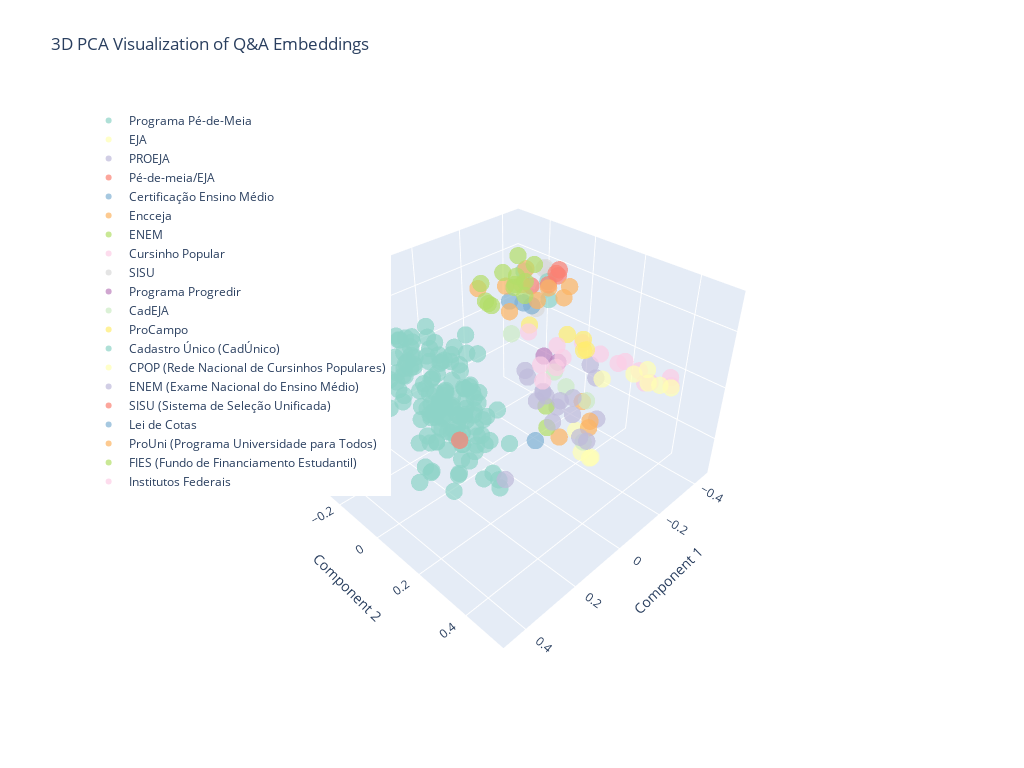

Notebook code for this chart:
### Code cell
create_3d_plot(embeddings_3d_pca, embeddings_df, "3D PCA Visualization of Q&A Embeddings")

### Figure 1 — Plotly figure (JSON) as saved in the notebook; plotly's stock layout.template omitted (floating-point values rounded to 4 significant figures; data arrays with more than 128 entries replaced by an {"elided": "..."} marker saying what was removed)
{"data": [{"hovertemplate": "%{text}<extra></extra>", "marker": {"color": "rgb(141,211,199)", "opacity": 0.7, "size": 6}, "mode": "markers", "name": "Programa Pé-de-Meia", "text": {"elided": "145 str values"}, "type": "scatter3d", "x": {"elided": "145 float values"}, "y": {"elided": "145 float values"}, "z": {"elided": "145 float values"}}, {"hovertemplate": "%{text}<extra></extra>", "marker": {"color": "rgb(255,255,179)", "opacity": 0.7, "size": 6}, "mode": "markers", "name": "EJA", "text": ["Programa: EJA<br>Tópico: Educação de Jovens e Adultos<br>Pergunta: O que é EJA?", "Programa: EJA<br>Tópico: Educação de Jovens e Adultos<br>Pergunta: Quem pode participar do EJA?", "Programa: EJA<br>Tópico: Educação de Jovens e Adultos<br>Pergunta: Como funciona o EJA?", "Programa: EJA<br>Tópico: Educação de Jovens e Adultos<br>Pergunta: Onde encontrar o EJA?"], "type": "scatter3d", "x": [-0.1243, -0.1966, -0.1165, -0.118], "y": [0.3127, 0.1925, 0.2846, 0.3226], "z": [-0.209, -0.2053, -0.1965, -0.1955]}, {"hovertemplate": "%{text}<extra></extra>", "marker": {"color": "rgb(190,186,218)", "opacity": 0.7, "size": 6}, "mode": "markers", "name": "PROEJA", "text": ["Programa: PROEJA<br>Tópico: Educação de Jovens e Adultos<br>Pergunta: Como o EJA pode me preparar para o mercado de trabalho?", "Programa: PROEJA<br>Tópico: Educação de Jovens e Adultos<br>Pergunta: Quais são as instituições que ofertam os cursos?", "Programa: PROEJA<br>Tópico: Educação de Jovens e Adultos<br>Pergunta: Como é feita a seleção para os cursos Proeja?", "Programa: PROEJA<br>Tópico: Educação de Jovens e Adultos<br>Pergunta: Eu já concluí o ensino médio, posso cursar o Proeja ?"], "type": "scatter3d", "x": [-0.2008, -0.3021, -0.3041, -0.263], "y": [0.271, 0.151, 0.1765, 0.0503], "z": [-0.1178, -0.01371, -0.05459, -0.2179]}, {"hovertemplate": "%{text}<extra></extra>", "marker": {"color": "rgb(251,128,114)", "opacity": 0.7, "size": 6}, "mode": "markers", "name": "Pé-de-meia/EJA", "text": ["Programa: Pé-de-meia/EJA<br>Tópico: Educação de Jovens e Adultos<br>Pergunta: Alunos da EJA têm direito ao recebimento do Pé de Meia?"], "type": "scatter3d", "x": [0.09115], "y": [-0.06111], "z": [-0.2272]}, {"hovertemplate": "%{text}<extra></extra>", "marker": {"color": "rgb(128,177,211)", "opacity": 0.7, "size": 6}, "mode": "markers", "name": "Certificação Ensino Médio", "text": ["Programa: Certificação Ensino Médio<br>Tópico: Educação Básica<br>Pergunta: Como ter acesso a certificação do ensino médio?"], "type": "scatter3d", "x": [-0.1168], "y": [0.08616], "z": [-0.2636]}, {"hovertemplate": "%{text}<extra></extra>", "marker": {"color": "rgb(253,180,98)", "opacity": 0.7, "size": 6}, "mode": "markers", "name": "Encceja", "text": ["Programa: Encceja<br>Tópico: Educação Básica<br>Pergunta: O que é Encceja?", "Programa: Encceja<br>Tópico: Educação Básica<br>Pergunta: Para que serve o Encceja?", "Programa: Encceja<br>Tópico: Educação Básica<br>Pergunta: Como obter o certificado de conclusão da educação básica através do Encceja?", "Programa: Encceja<br>Tópico: Educação Básica<br>Pergunta: Onde e quando acontecem as inscrições e provas?"], "type": "scatter3d", "x": [-0.09352, -0.136, -0.1622, -0.2422], "y": [0.3232, 0.2938, 0.1518, 0.1759], "z": [-0.06482, -0.07897, -0.2366, -0.1193]}, {"hovertemplate": "%{text}<extra></extra>", "marker": {"color": "rgb(179,222,105)", "opacity": 0.7, "size": 6}, "mode": "markers", "name": "ENEM", "text": ["Programa: ENEM<br>Tópico: Educação Básica<br>Pergunta: Como obter o certificado do Ensino Médio através do ENEM?", "Programa: ENEM<br>Tópico: Educação Básica<br>Pergunta: Conseguir alcançar a pontuação necessária para o certificado, como posso emiti-lo?"], "type": "scatter3d", "x": [-0.253, -0.2391], "y": [0.0154, 0.0203], "z": [-0.3218, -0.2166]}, {"hovertemplate": "%{text}<extra></extra>", "marker": {"color": "rgb(252,205,229)", "opacity": 0.7, "size": 6}, "mode": "markers", "name": "Cursinho Popular", "text": ["Programa: Cursinho Popular<br>Tópico: Educação Básica<br>Pergunta: O que é o CPOP?", "Programa: Cursinho Popular<br>Tópico: Educação Básica<br>Pergunta: O que a CPOP fornece para os alunos de cursinhos populares?", "Programa: Cursinho Popular<br>Tópico: Educação Básica<br>Pergunta: Quem pode ser estudante do CPOP?", "Programa: Cursinho Popular<br>Tópico: Educação Básica<br>Pergunta: Quanto é a bolsa para o estudante do cursinho popular selecionado?", "Programa: Cursinho Popular<br>Tópico: Preparação para acesso ao Ensino Superior<br>Pergunta: O que é um Cursinho Popular?", "Programa: Cursinho Popular<br>Tópico: Preparação para acesso ao Ensino Superior<br>Pergunta: Quem tem direito a fazer Cursinho Popular?", "Programa: Cursinho Popular<br>Tópico: Preparação para acesso ao Ensino Superior<br>Pergunta: Por que o Cursinho Popular é importante?", "Programa: Cursinho Popular<br>Tópico: Preparação para acesso ao Ensino Superior<br>Pergunta: Quando é possível se inscrever no Cursinho Popular?", "Programa: Cursinho Popular<br>Tópico: Preparação para acesso ao Ensino Superior<br>Pergunta: Como se inscrever para o Cursinho Popular?"], "type": "scatter3d", "x": [-0.1873, -0.2472, -0.2921, -0.3149, -0.2683, -0.2916, -0.2781, -0.3253, -0.2851], "y": [0.5173, 0.4, 0.2923, 0.1033, 0.4764, 0.1958, 0.3988, 0.2438, 0.3514], "z": [0.1643, 0.06019, 0.06727, 0.04374, 0.07806, 0.0517, 0.0472, 0.02281, 0.06379]}, {"hovertemplate": "%{text}<extra></extra>", "marker": {"color": "rgb(217,217,217)", "opacity": 0.7, "size": 6}, "mode": "markers", "name": "SISU", "text": ["Programa: SISU<br>Tópico: Acesso ao Ensino Superior<br>Pergunta: O que é o SISU?", "Programa: SISU<br>Tópico: Acesso ao Ensino Superior<br>Pergunta: Quem pode se inscrever no SISU?", "Programa: SISU<br>Tópico: Acesso ao Ensino Superior<br>Pergunta: Posso escolher qual semestre irei cursar?", "Programa: SISU<br>Tópico: Acesso ao Ensino Superior<br>Pergunta: O candidato que participou do Sisu em edições anteriores e foi selecionado pode concorrer nesta edição?", "Programa: SISU<br>Tópico: Acesso ao Ensino Superior<br>Pergunta: O candidato matriculado em instituição de educação superior pode concorrer no processo seletivo desta edição do Sisu?", "Programa: SISU<br>Tópico: Acesso ao Ensino Superior<br>Pergunta: É cobrada alguma taxa para a realização da inscrição?", "Programa: SISU<br>Tópico: Acesso ao Ensino Superior<br>Pergunta: Quais os documentos necessários para fazer a inscrição no Sisu?"], "type": "scatter3d", "x": [-0.2234, -0.3747, -0.3219, -0.4118, -0.4271, -0.2863, -0.3675], "y": [0.01078, -0.1018, -0.1142, -0.1398, -0.1773, -0.1043, -0.1238], "z": [0.3118, 0.1963, 0.08481, 0.1571, 0.09407, 0.1446, 0.2147]}, {"hovertemplate": "%{text}<extra></extra>", "marker": {"color": "rgb(188,128,189)", "opacity": 0.7, "size": 6}, "mode": "markers", "name": "Programa Progredir", "text": ["Programa: Programa Progredir<br>Tópico: Acesso a emprego<br>Pergunta: O que é o Programa Progredir?", "Programa: Programa Progredir<br>Tópico: Acesso a emprego<br>Pergunta: Quem pode participar do Programa Progredir?"], "type": "scatter3d", "x": [-0.003029, -0.08149], "y": [0.2683, 0.1453], "z": [0.1848, 0.1151]}, {"hovertemplate": "%{text}<extra></extra>", "marker": {"color": "rgb(204,235,197)", "opacity": 0.7, "size": 6}, "mode": "markers", "name": "CadEJA", "text": ["Programa: CadEJA<br>Tópico: Preparação para acesso ao Ensino Superior<br>Pergunta: O que é o CadEJA?", "Programa: CadEJA<br>Tópico: Preparação para acesso ao Ensino Superior<br>Pergunta: Quem tem direito a acessar o CADEJA?", "Programa: CadEJA<br>Tópico: Preparação para acesso ao Ensino Superior<br>Pergunta: Por que o CADEJA é importante?", "Programa: CadEJA<br>Tópico: Preparação para acesso ao Ensino Superior<br>Pergunta: Quando é possível se inscrever no CADEJA?", "Programa: CadEJA<br>Tópico: Preparação para acesso ao Ensino Superior<br>Pergunta: Como se inscrever no CadEJA?"], "type": "scatter3d", "x": [-0.03154, -0.03301, -0.01476, -0.1504, -0.1634], "y": [0.3546, 0.0562, 0.2925, 0.1289, 0.254], "z": [-0.06603, 0.1753, 0.1082, 0.01877, -0.03596]}, {"hovertemplate": "%{text}<extra></extra>", "marker": {"color": "rgb(255,237,111)", "opacity": 0.7, "size": 6}, "mode": "markers", "name": "ProCampo", "text": ["Programa: ProCampo<br>Tópico: Formação de professores<br>Pergunta: O que é o ProCampo?", "Programa: ProCampo<br>Tópico: Formação de professores<br>Pergunta: Quem tem direito a fazer ProCampo?", "Programa: ProCampo<br>Tópico: Formação de professores<br>Pergunta: Por que o ProCampo é importante?", "Programa: ProCampo<br>Tópico: Formação de professores<br>Pergunta: Quando é possível se inscrever no ProCampo?", "Programa: ProCampo<br>Tópico: Formação de professores<br>Pergunta: Como se inscrever para o ProCampo?"], "type": "scatter3d", "x": [-0.01363, -0.06149, -0.01805, -0.156, -0.1315], "y": [0.3562, 0.1026, 0.3438, 0.1692, 0.2506], "z": [0.259, 0.2123, 0.2492, 0.1687, 0.1966]}, {"hovertemplate": "%{text}<extra></extra>", "marker": {"color": "rgb(141,211,199)", "opacity": 0.7, "size": 6}, "mode": "markers", "name": "Cadastro Único (CadÚnico)", "text": ["Programa: Cadastro Único (CadÚnico)<br>Tópico: Educação Básica<br>Pergunta: O que é o Cadastro Único (CadÚnico)?", "Programa: Cadastro Único (CadÚnico)<br>Tópico: Educação Básica<br>Pergunta: Por que o Cadastro Único é importante para um estudante?", "Programa: Cadastro Único (CadÚnico)<br>Tópico: Educação Básica<br>Pergunta: Como minha família se inscreve no Cadastro Único?"], "type": "scatter3d", "x": [-0.1653, -0.2887, -0.1731], "y": [0.07623, -0.0269, -0.02996], "z": [0.3068, 0.1635, 0.3023]}, {"hovertemplate": "%{text}<extra></extra>", "marker": {"color": "rgb(255,255,179)", "opacity": 0.7, "size": 6}, "mode": "markers", "name": "CPOP (Rede Nacional de Cursinhos Populares)", "text": ["Programa: CPOP (Rede Nacional de Cursinhos Populares)<br>Tópico: Acesso ao Ensino Superior<br>Pergunta: O que é um cursinho popular?", "Programa: CPOP (Rede Nacional de Cursinhos Populares)<br>Tópico: Acesso ao Ensino Superior<br>Pergunta: O que é a Rede Nacional de Cursinhos Populares (CPOP)?", "Programa: CPOP (Rede Nacional de Cursinhos Populares)<br>Tópico: Acesso ao Ensino Superior<br>Pergunta: Como um cursinho entra para a CPOP?", "Programa: CPOP (Rede Nacional de Cursinhos Populares)<br>Tópico: Acesso ao Ensino Superior<br>Pergunta: Como sei os cursinhos populares que fazem parte da CPOP?", "Programa: CPOP (Rede Nacional de Cursinhos Populares)<br>Tópico: Acesso ao Ensino Superior<br>Pergunta: Sou aluno e quero participar de um cursinho da CPOP?", "Programa: CPOP (Rede Nacional de Cursinhos Populares)<br>Tópico: Acesso ao Ensino Superior<br>Pergunta: Os alunos de cursinhos da CPOP recebem algum apoio?"], "type": "scatter3d", "x": [-0.2385, -0.1568, -0.2519, -0.1445, -0.2646, -0.1893], "y": [0.4943, 0.5057, 0.4005, 0.4758, 0.3474, 0.2869], "z": [0.09371, 0.1479, 0.1061, 0.1464, 0.05929, 0.04805]}, {"hovertemplate": "%{text}<extra></extra>", "marker": {"color": "rgb(190,186,218)", "opacity": 0.7, "size": 6}, "mode": "markers", "name": "ENEM (Exame Nacional do Ensino Médio)", "text": ["Programa: ENEM (Exame Nacional do Ensino Médio)<br>Tópico: Acesso ao Ensino Superior<br>Pergunta: O que é o ENEM?", "Programa: ENEM (Exame Nacional do Ensino Médio)<br>Tópico: Acesso ao Ensino Superior<br>Pergunta: Para que serve a nota do ENEM?", "Programa: ENEM (Exame Nacional do Ensino Médio)<br>Tópico: Acesso ao Ensino Superior<br>Pergunta: Quem pode fazer a prova do ENEM?", "Programa: ENEM (Exame Nacional do Ensino Médio)<br>Tópico: Acesso ao Ensino Superior<br>Pergunta: Como faço para me inscrever no ENEM?", "Programa: ENEM (Exame Nacional do Ensino Médio)<br>Tópico: Acesso ao Ensino Superior<br>Pergunta: Preciso pagar para fazer o ENEM?", "Programa: ENEM (Exame Nacional do Ensino Médio)<br>Tópico: Acesso ao Ensino Superior<br>Pergunta: Existe isenção da taxa de inscrição do ENEM?", "Programa: ENEM (Exame Nacional do Ensino Médio)<br>Tópico: Acesso ao Ensino Superior<br>Pergunta: Se eu conseguir a isenção da taxa, minha inscrição no ENEM está garantida?", "Programa: ENEM (Exame Nacional do Ensino Médio)<br>Tópico: Acesso ao Ensino Superior<br>Pergunta: Sou aluno de escola pública, minha inscrição no ENEM é automática?", "Programa: ENEM (Exame Nacional do Ensino Médio)<br>Tópico: Acesso ao Ensino Superior<br>Pergunta: Como são as provas do ENEM?", "Programa: ENEM (Exame Nacional do Ensino Médio)<br>Tópico: Acesso ao Ensino Superior<br>Pergunta: Posso usar minha nota do ENEM para estudar fora do Brasil?", "Programa: ENEM (Exame Nacional do Ensino Médio)<br>Tópico: Acesso ao Ensino Superior<br>Pergunta: Não consegui fazer a prova em um dos dias. Posso refazer?", "Programa: ENEM (Exame Nacional do Ensino Médio)<br>Tópico: Acesso ao Ensino Superior<br>Pergunta: O ENEM tem prazo de validade?", "Programa: ENEM (Exame Nacional do Ensino Médio)<br>Tópico: Acesso ao Ensino Superior<br>Pergunta: O que é o programa \"Pé-de-Meia\" e qual a relação com o ENEM?"], "type": "scatter3d", "x": [-0.2875, -0.312, -0.3361, -0.3328, -0.2966, -0.3242, -0.3317, -0.3016, -0.2942, -0.3592, -0.2794, -0.2966, 0.05258], "y": [0.1721, 0.08173, 0.00184, 0.06251, -0.04813, -0.1508, -0.1716, -0.0529, 0.1346, -0.08881, -0.06315, 0.00357, 0.1133], "z": [-0.3146, -0.2595, -0.2523, -0.2068, -0.2214, -0.2166, -0.2, -0.221, -0.322, -0.2881, -0.2571, -0.3272, -0.3133]}, {"hovertemplate": "%{text}<extra></extra>", "marker": {"color": "rgb(251,128,114)", "opacity": 0.7, "size": 6}, "mode": "markers", "name": "SISU (Sistema de Seleção Unificada)", "text": ["Programa: SISU (Sistema de Seleção Unificada)<br>Tópico: Acesso ao Ensino Superior<br>Pergunta: O que é o SISU?", "Programa: SISU (Sistema de Seleção Unificada)<br>Tópico: Acesso ao Ensino Superior<br>Pergunta: Quem pode se inscrever no SISU?", "Programa: SISU (Sistema de Seleção Unificada)<br>Tópico: Acesso ao Ensino Superior<br>Pergunta: Como funciona a inscrição no SISU?", "Programa: SISU (Sistema de Seleção Unificada)<br>Tópico: Acesso ao Ensino Superior<br>Pergunta: O que é a \"nota de corte\" do SISU?", "Programa: SISU (Sistema de Seleção Unificada)<br>Tópico: Acesso ao Ensino Superior<br>Pergunta: E se eu não for aprovado na chamada regular do SISU?"], "type": "scatter3d", "x": [-0.3195, -0.408, -0.3914, -0.3516, -0.3663], "y": [-0.01775, -0.1041, -0.07666, -0.08763, -0.1816], "z": [0.241, 0.1898, 0.2184, 0.1733, 0.1307]}, {"hovertemplate": "%{text}<extra></extra>", "marker": {"color": "rgb(128,177,211)", "opacity": 0.7, "size": 6}, "mode": "markers", "name": "Lei de Cotas", "text": ["Programa: Lei de Cotas<br>Tópico: Acesso ao Ensino Superior<br>Pergunta: O que é o sistema de cotas?", "Programa: Lei de Cotas<br>Tópico: Acesso ao Ensino Superior<br>Pergunta: Como saber se tenho direito às cotas?", "Programa: Lei de Cotas<br>Tópico: Acesso ao Ensino Superior<br>Pergunta: Onde indico que quero concorrer pelas cotas?"], "type": "scatter3d", "x": [-0.15, -0.1405, -0.1361], "y": [0.02749, -0.05951, 0.003854], "z": [0.2138, 0.2008, 0.2203]}, {"hovertemplate": "%{text}<extra></extra>", "marker": {"color": "rgb(253,180,98)", "opacity": 0.7, "size": 6}, "mode": "markers", "name": "ProUni (Programa Universidade para Todos)", "text": ["Programa: ProUni (Programa Universidade para Todos)<br>Tópico: Acesso ao Ensino Superior<br>Pergunta: O que é o ProUni?", "Programa: ProUni (Programa Universidade para Todos)<br>Tópico: Acesso ao Ensino Superior<br>Pergunta: Quem pode se inscrever no ProUni?", "Programa: ProUni (Programa Universidade para Todos)<br>Tópico: Acesso ao Ensino Superior<br>Pergunta: Qual o critério de renda para o ProUni?", "Programa: ProUni (Programa Universidade para Todos)<br>Tópico: Acesso ao Ensino Superior<br>Pergunta: Fui pré-selecionado no ProUni, isso garante minha bolsa?", "Programa: ProUni (Programa Universidade para Todos)<br>Tópico: Acesso ao Ensino Superior<br>Pergunta: Consegui uma bolsa de 50% do ProUni, mas não posso pagar o resto. O que faço?", "Programa: ProUni (Programa Universidade para Todos)<br>Tópico: Acesso ao Ensino Superior<br>Pergunta: Posso escolher qualquer curso no ProUni?", "Programa: ProUni (Programa Universidade para Todos)<br>Tópico: Acesso ao Ensino Superior<br>Pergunta: Posso me inscrever no ProUni e no Fies ao mesmo tempo?", "Programa: ProUni (Programa Universidade para Todos)<br>Tópico: Acesso ao Ensino Superior<br>Pergunta: E se eu perder o prazo de comprovação de documentos?", "Programa: ProUni (Programa Universidade para Todos)<br>Tópico: Acesso ao Ensino Superior<br>Pergunta: Quem já tem diploma pode participar do ProUni?"], "type": "scatter3d", "x": [-0.3295, -0.3889, -0.2969, -0.3592, -0.2113, -0.4496, -0.3808, -0.2824, -0.374], "y": [0.001762, -0.1193, -0.2367, -0.2188, -0.2849, -0.07665, -0.2208, -0.2028, -0.1574], "z": [0.1656, 0.137, 0.1345, 0.1252, 0.1383, 0.1353, 0.1771, 0.05331, 0.07989]}, {"hovertemplate": "%{text}<extra></extra>", "marker": {"color": "rgb(179,222,105)", "opacity": 0.7, "size": 6}, "mode": "markers", "name": "FIES (Fundo de Financiamento Estudantil)", "text": ["Programa: FIES (Fundo de Financiamento Estudantil)<br>Tópico: Acesso ao Ensino Superior<br>Pergunta: O que é o FIES?", "Programa: FIES (Fundo de Financiamento Estudantil)<br>Tópico: Acesso ao Ensino Superior<br>Pergunta: Qual a diferença entre FIES e ProUni?", "Programa: FIES (Fundo de Financiamento Estudantil)<br>Tópico: Acesso ao Ensino Superior<br>Pergunta: Quais os requisitos para pedir o FIES?", "Programa: FIES (Fundo de Financiamento Estudantil)<br>Tópico: Acesso ao Ensino Superior<br>Pergunta: Como funciona o processo para conseguir o FIES?", "Programa: FIES (Fundo de Financiamento Estudantil)<br>Tópico: Acesso ao Ensino Superior<br>Pergunta: Posso me inscrever no Fies e no Prouni ao mesmo tempo?", "Programa: FIES (Fundo de Financiamento Estudantil)<br>Tópico: Acesso ao Ensino Superior<br>Pergunta: Posso financiar qualquer curso no Fies?", "Programa: FIES (Fundo de Financiamento Estudantil)<br>Tópico: Acesso ao Ensino Superior<br>Pergunta: Preciso ter fiador para o Fies?", "Programa: FIES (Fundo de Financiamento Estudantil)<br>Tópico: Acesso ao Ensino Superior<br>Pergunta: Como funcionam os pagamentos durante o curso?", "Programa: FIES (Fundo de Financiamento Estudantil)<br>Tópico: Acesso ao Ensino Superior<br>Pergunta: E se eu perder o prazo de comprovação de documentos?", "Programa: FIES (Fundo de Financiamento Estudantil)<br>Tópico: Acesso ao Ensino Superior<br>Pergunta: Posso adiantar parcelas do Fies?", "Programa: FIES (Fundo de Financiamento Estudantil)<br>Tópico: Acesso ao Ensino Superior<br>Pergunta: E se eu desistir do curso?", "Programa: FIES (Fundo de Financiamento Estudantil)<br>Tópico: Acesso ao Ensino Superior<br>Pergunta: Tabela Comparativa: SISU, ProUni e FIES"], "type": "scatter3d", "x": [-0.2913, -0.3905, -0.3214, -0.3142, -0.3524, -0.4046, -0.3246, -0.2272, -0.2462, -0.2636, -0.2689, -0.3631], "y": [-0.1389, -0.1901, -0.22, -0.2081, -0.2393, -0.2464, -0.2785, -0.2517, -0.2863, -0.3273, -0.2797, -0.2424], "z": [0.1363, 0.2002, 0.1273, 0.145, 0.1521, 0.1114, 0.1625, 0.08704, 0.07664, 0.1244, 0.05296, 0.2251]}, {"hovertemplate": "%{text}<extra></extra>", "marker": {"color": "rgb(252,205,229)", "opacity": 0.7, "size": 6}, "mode": "markers", "name": "Institutos Federais", "text": ["Programa: Institutos Federais<br>Tópico: Formação técnica<br>Pergunta: Posso fazer um curso técnico depois do ensino médio?", "Programa: Institutos Federais<br>Tópico: Formação técnica<br>Pergunta: Onde encontro cursos técnicos gratuitos perto de mim?", "Programa: Institutos Federais<br>Tópico: Formação técnica<br>Pergunta: Posso fazer um curso técnico sem ter feito o Enem?", "Programa: Institutos Federais<br>Tópico: Formação técnica<br>Pergunta: Quanto tempo dura um curso técnico?", "Programa: Institutos Federais<br>Tópico: Formação técnica<br>Pergunta: Que áreas de cursos técnicos posso fazer?", "Programa: Institutos Federais<br>Tópico: Formação técnica<br>Pergunta: Existe bolsa ou ajuda de custo para quem faz curso técnico?"], "type": "scatter3d", "x": [-0.2904, -0.2623, -0.3907, -0.2623, -0.2849, -0.2976], "y": [-0.04493, 0.06693, -0.07133, -0.03178, 0.01984, -0.1246], "z": [-0.1669, -0.006518, -0.1682, -0.07971, 0.009917, -0.001845]}], "layout": {"height": 768, "legend": {"x": 0.01, "xanchor": "left", "y": 0.99, "yanchor": "top"}, "scene": {"aspectmode": "auto", "aspectratio": {"x": 1.148, "y": 1.073, "z": 0.8118}, "camera": {"eye": {"x": 1.5, "y": 1.5, "z": 1.5}}, "xaxis": {"title": {"text": "Component 1"}, "type": "linear"}, "yaxis": {"title": {"text": "Component 2"}, "type": "linear"}, "zaxis": {"title": {"text": "Component 3"}, "type": "linear"}}, "title": {"text": "3D PCA Visualization of Q&A Embeddings"}, "width": 1024}}
